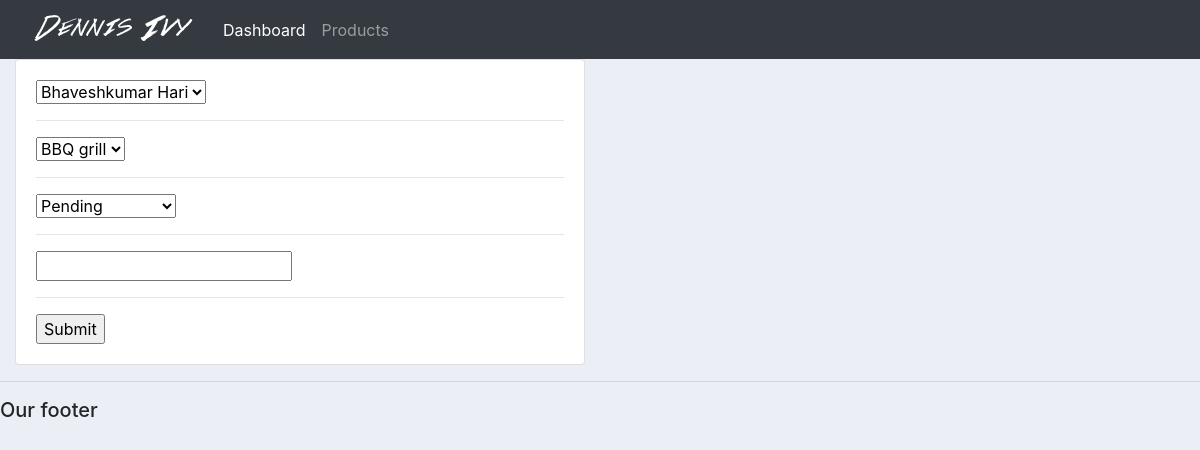
The app's page /update_order/3/, older data.
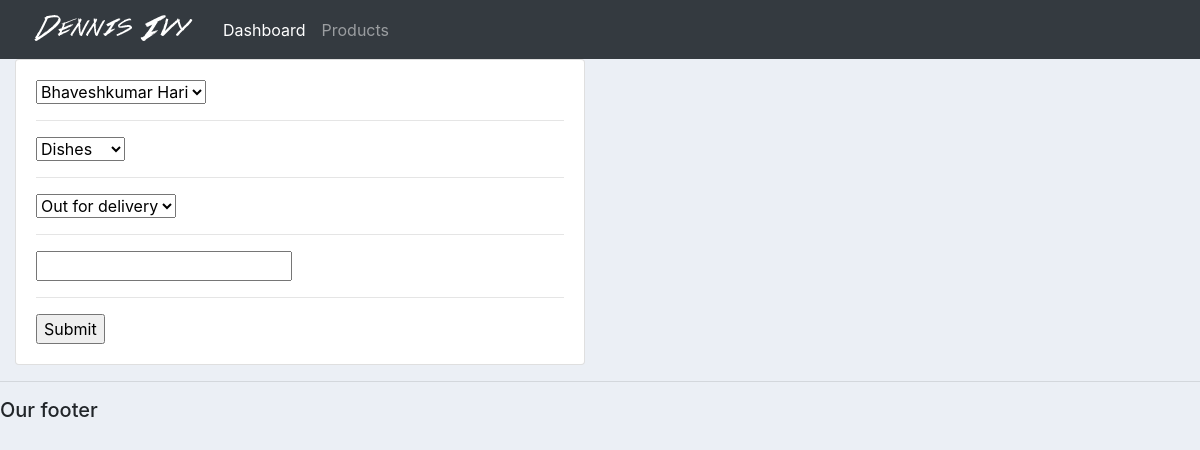
The same page, newer data.
### accounts/models.py (models this page shows, shortened)
class Order(models.Model):
    STATUS = (
        ('Pending', 'Pending'),
        ('Out for delivery', 'Out for delivery'),
        ('Delivered', 'Delivered')
    )
    customer = models.ForeignKey(Customer, null=True, on_delete = models.SET_NULL)
    product = models.ForeignKey(Product, null=True, on_delete = models.SET_NULL)
    date_created = models.DateTimeField(auto_now_add=True, null=True)
    status = models.CharField(max_length=200, null=True, choices=STATUS)
    note = models.CharField(max_length=1000, null=True)

### accounts/views.py (the view)
# urls.py: path('update_order/<str:pk>/', views.updateOrder, name="update_order"),
def updateOrder(request, pk):
    order = Order.objects.get(id=pk)
    form = OrderForm(instance=order)
    if request.method == 'POST':
        form = OrderForm(request.POST, instance=order)
        if form.is_valid():
            form.save()
            return redirect('/')
    context = {'formset':form}
    return render(request, 'accounts/order_form.html', context)

### accounts/forms.py
class OrderForm(ModelForm):
    class Meta:
        model = Order
        fields = '__all__'

### accounts/models.py (called while the page is built)
    def __str__(self):
        return self.name

    def __str__(self):
        return self.name

### accounts/templates/accounts/order_form.html (shortened to what this page needs)
{%  extends 'accounts/main.html' %}
{% load static %}
{% block content %}
<div class="row">
	<div class="col-md-6">
		<div class="card card-body">
			<form action="" method="POST">
                {% for form in formset %}
                    {{form}}
                    <hr>
                {% endfor %}
				<input type="submit" value="Submit">
			</form>
		</div>
	</div>
</div>
{% endblock %}

Row changes from the older to the newer data that the page shows:
changed Order "Bhaveshkumar Hari": product "BBQ grill" → "Dishes"; status "Pending" → "Out for delivery"
